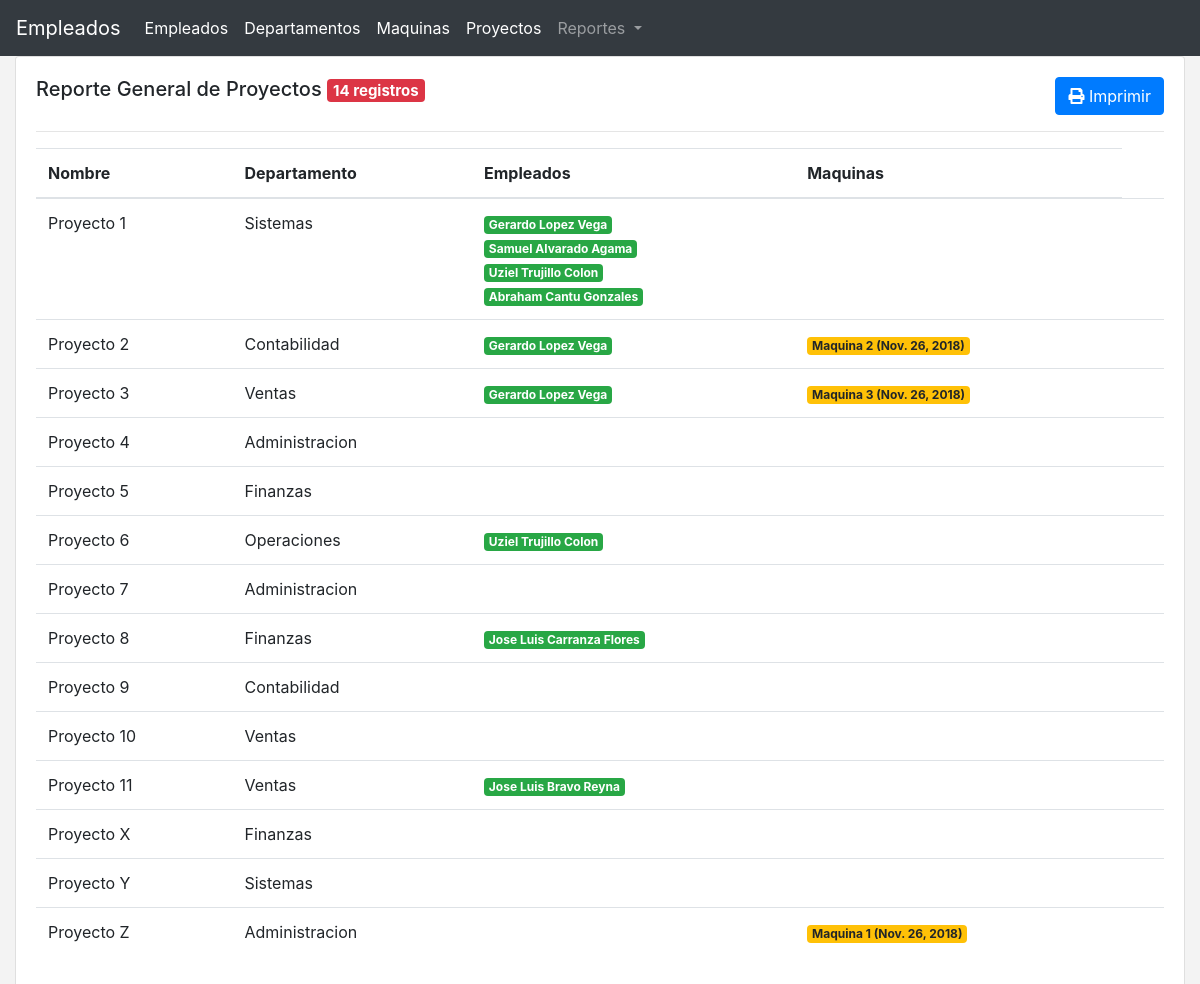
The app's page /reporte/proyectos/ with its own data.
### main/models.py (models this page shows, shortened)
class Proyecto(models.Model):
	nombre = models.CharField(max_length=255)
	descripcion = models.CharField(max_length=255, null=True, blank=True)
	departamento = models.ForeignKey(Departamento, on_delete=models.CASCADE)

class Departamento(models.Model):
	nombre = models.CharField(max_length=255)

class TrabajaEn(models.Model):
	empleado = models.ForeignKey(Empleado, on_delete=models.CASCADE)
	proyecto = models.ForeignKey(Proyecto, on_delete=models.CASCADE)
	horas = models.IntegerField()

class Empleado(models.Model):
	cedula = models.CharField(max_length=10)
	curp = models.CharField(max_length=18)
	nombre = models.CharField(max_length=255)
	apellidop = models.CharField(max_length=255)
	apellidom = models.CharField(max_length=255)
	sexo = models.CharField(max_length=1, choices=[('m', 'Mujer'), ('h', 'Hombre')])
	fechanac = models.DateField()
	salario = models.FloatField()
	issupervisor = models.BooleanField(default=False)
	supervisor = models.ForeignKey('Empleado', on_delete=models.SET_NULL, null=True, blank=True)

class mAsignada(models.Model):
	ESTADOS = [
		('1', 'Disponible'),
		('2', 'Ocupado'),
	]
	proyecto = models.ForeignKey(Proyecto, on_delete=models.CASCADE)
	maquinaria = models.ForeignKey(Maquinaria, on_delete=models.CASCADE)
	fechaa = models.DateField(auto_now_add=True)
	fechae = models.DateField(null=True, blank=True)
	estatus = models.CharField(max_length=255, choices=ESTADOS, default='1')

class Maquinaria(models.Model):
	ESTADOS = [
		('1', 'Disponible'),
		('2', 'Ocupado'),
	]
	descripcion = models.CharField(max_length=255)
	estatus = models.CharField(max_length=255, choices=ESTADOS)

### main/views.py (the view)
# urls.py: path('reporte/proyectos/', views.reporte_proyectos, name='reporte_proyectos'),
def reporte_proyectos(request):
	proyectos = m.Proyecto.objects.all()
	for p in proyectos:
		p.empleados = m.TrabajaEn.objects.filter(proyecto=p)
		p.maquinas = m.mAsignada.objects.filter(proyecto=p)
	ctx = {
		"data" : proyectos,
		"qty" : len(proyectos)
	}
	return render(request, 'main/reporte_proyectos.html', ctx)

### main/templates/main/reporte_proyectos.html
{% extends 'main/index.html' %}
{% block content %}
<div class="container-fluid">
	<div class="row">
		<div class="col-12">
			<div class="card">
				<div class="card-body">
					<div class="btn-toolbar justify-content-between" role="toolbar" aria-label="Toolbar with button groups">
						<h5 class="card-title">Reporte General de Proyectos
							<span class="badge badge-danger">{{ qty }} registros</span></h5>
						<a href="javascript:window.print()" class="btn btn-primary pull-right d-print-none">
							<i class="fas fa-print"></i>
							Imprimir
						</a>
					</div>
					<hr>
					<div class="card-text">
						<table class="table">
							<thead>
								<tr>
									<th>Nombre</th>
									<th>Departamento</th>
									<th>Empleados</th>
									<th>Maquinas</th>
								</tr>
							</thead>
							<tbody>
								{% for e in data %}
								<tr>
									<td>{{ e.nombre }} </td>
									<td>{{ e.departamento.nombre }}</td>
									<td>
										{% for d in e.empleados %}
										<span class="badge badge-success">
										{{d.empleado.nombre}} {{d.empleado.apellidop}} {{d.empleado.apellidom}}</span><br>
										{% endfor %}
									</td>
									<td>
										{% for m in e.maquinas %}
										<span class="badge badge-warning">{{ m.maquinaria.descripcion }}
										({{ m.fechaa }})</span>
										{% endfor %}
									</td>
									<td>
									</td>
								</tr>
								{% endfor %}
							</tbody>
						</table>
					</div>
				</div>
			</div>
			<br>
		</div>
	</div>
</div>
{% endblock %}

### main/templates/main/index.html (style rules this page uses)
body { background-color: #f3f3f3; }

### records on screen
Proyecto: nombre "Proyecto 1", departamento.nombre "Sistemas"
TrabajaEn: empleado.nombre "Gerardo", empleado.apellidop "Lopez", empleado.apellidom "Vega"
TrabajaEn: empleado.nombre "Samuel", empleado.apellidop "Alvarado", empleado.apellidom "Agama"
TrabajaEn: empleado.nombre "Uziel", empleado.apellidop "Trujillo", empleado.apellidom "Colon"
TrabajaEn: empleado.nombre "Abraham", empleado.apellidop "Cantu", empleado.apellidom "Gonzales"
Proyecto: nombre "Proyecto 2", departamento.nombre "Contabilidad"
TrabajaEn: empleado.nombre "Gerardo", empleado.apellidop "Lopez", empleado.apellidom "Vega"
mAsignada: maquinaria.descripcion "Maquina 2", fechaa "Nov. 26, 2018"
Proyecto: nombre "Proyecto 3", departamento.nombre "Ventas"
TrabajaEn: empleado.nombre "Gerardo", empleado.apellidop "Lopez", empleado.apellidom "Vega"
mAsignada: maquinaria.descripcion "Maquina 3", fechaa "Nov. 26, 2018"
Proyecto: nombre "Proyecto 4", departamento.nombre "Administracion"
Proyecto: nombre "Proyecto 5", departamento.nombre "Finanzas"
Proyecto: nombre "Proyecto 6", departamento.nombre "Operaciones"
TrabajaEn: empleado.nombre "Uziel", empleado.apellidop "Trujillo", empleado.apellidom "Colon"
Proyecto: nombre "Proyecto 7", departamento.nombre "Administracion"
Proyecto: nombre "Proyecto 8", departamento.nombre "Finanzas"
TrabajaEn: empleado.nombre "Jose Luis", empleado.apellidop "Carranza", empleado.apellidom "Flores"
Proyecto: nombre "Proyecto 9", departamento.nombre "Contabilidad"
Proyecto: nombre "Proyecto 10", departamento.nombre "Ventas"
Proyecto: nombre "Proyecto 11", departamento.nombre "Ventas"
TrabajaEn: empleado.nombre "Jose Luis", empleado.apellidop "Bravo", empleado.apellidom "Reyna"
Proyecto: nombre "Proyecto X", departamento.nombre "Finanzas"
Proyecto: nombre "Proyecto Y", departamento.nombre "Sistemas"
Proyecto: nombre "Proyecto Z", departamento.nombre "Administracion"
mAsignada: maquinaria.descripcion "Maquina 1", fechaa "Nov. 26, 2018"

### other values on screen
{{ qty }} "14"
